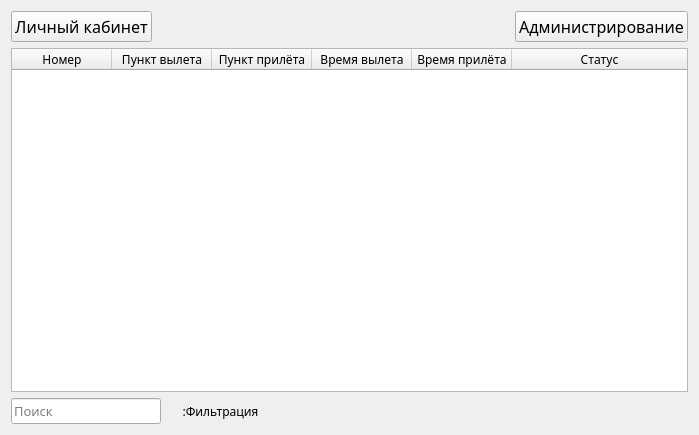
<?xml version="1.0" encoding="UTF-8"?>
<ui version="4.0">
 <class>WorkWidget</class>
 <widget class="QWidget" name="WorkWidget">
  <property name="geometry">
   <rect>
    <x>0</x>
    <y>0</y>
    <width>699</width>
    <height>435</height>
   </rect>
  </property>
  <property name="font">
   <font>
    <family>Mongolian Baiti</family>
   </font>
  </property>
  <property name="windowTitle">
   <string>Form</string>
  </property>
  <layout class="QVBoxLayout" name="verticalLayout">
   <item>
    <layout class="QHBoxLayout" name="horizontalLayout">
     <item>
      <widget class="QPushButton" name="infoUser">
       <property name="font">
        <font>
         <family>Mongolian Baiti</family>
         <pointsize>12</pointsize>
        </font>
       </property>
       <property name="text">
        <string>Личный кабинет</string>
       </property>
      </widget>
     </item>
     <item>
      <spacer name="horizontalSpacer">
       <property name="orientation">
        <enum>Qt::Horizontal</enum>
       </property>
       <property name="sizeHint" stdset="0">
        <size>
         <width>40</width>
         <height>20</height>
        </size>
       </property>
      </spacer>
     </item>
     <item>
      <widget class="QPushButton" name="menuAdmin">
       <property name="font">
        <font>
         <family>Mongolian Baiti</family>
         <pointsize>12</pointsize>
        </font>
       </property>
       <property name="text">
        <string>Администрирование</string>
       </property>
      </widget>
     </item>
    </layout>
   </item>
   <item>
    <widget class="QTableWidget" name="tableRaces">
     <property name="editTriggers">
      <set>QAbstractItemView::NoEditTriggers</set>
     </property>
     <property name="selectionBehavior">
      <enum>QAbstractItemView::SelectRows</enum>
     </property>
     <attribute name="horizontalHeaderStretchLastSection">
      <bool>true</bool>
     </attribute>
     <column>
      <property name="text">
       <string>Номер</string>
      </property>
     </column>
     <column>
      <property name="text">
       <string>Пункт вылета</string>
      </property>
     </column>
     <column>
      <property name="text">
       <string>Пункт прилёта</string>
      </property>
     </column>
     <column>
      <property name="text">
       <string>Время вылета</string>
      </property>
     </column>
     <column>
      <property name="text">
       <string>Время прилёта</string>
      </property>
     </column>
     <column>
      <property name="text">
       <string>Статус</string>
      </property>
     </column>
    </widget>
   </item>
   <item>
    <layout class="QHBoxLayout" name="horizontalLayout_2">
     <item>
      <widget class="QLineEdit" name="lineFind">
       <property name="maximumSize">
        <size>
         <width>150</width>
         <height>16777215</height>
        </size>
       </property>
       <property name="font">
        <font>
         <family>Mongolian Baiti</family>
         <pointsize>10</pointsize>
        </font>
       </property>
       <property name="placeholderText">
        <string>Поиск</string>
       </property>
      </widget>
     </item>
     <item>
      <widget class="QLabel" name="label">
       <property name="enabled">
        <bool>true</bool>
       </property>
       <property name="text">
        <string>     :Фильтрация    </string>
       </property>
      </widget>
     </item>
     <item>
      <spacer name="horizontalSpacer_2">
       <property name="orientation">
        <enum>Qt::Horizontal</enum>
       </property>
       <property name="sizeHint" stdset="0">
        <size>
         <width>30</width>
         <height>20</height>
        </size>
       </property>
      </spacer>
     </item>
    </layout>
   </item>
  </layout>
 </widget>
 <resources/>
 <connections/>
</ui>
